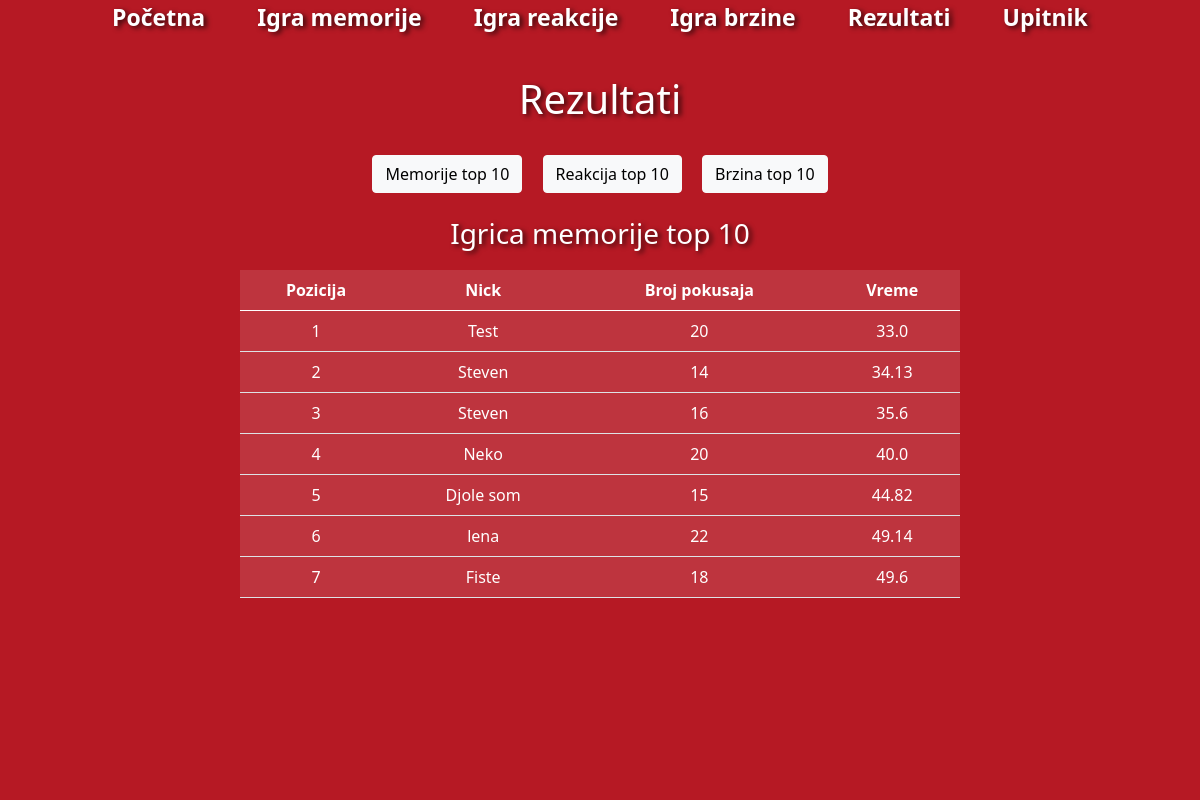
The page /rezultati/ on the database as committed earlier.
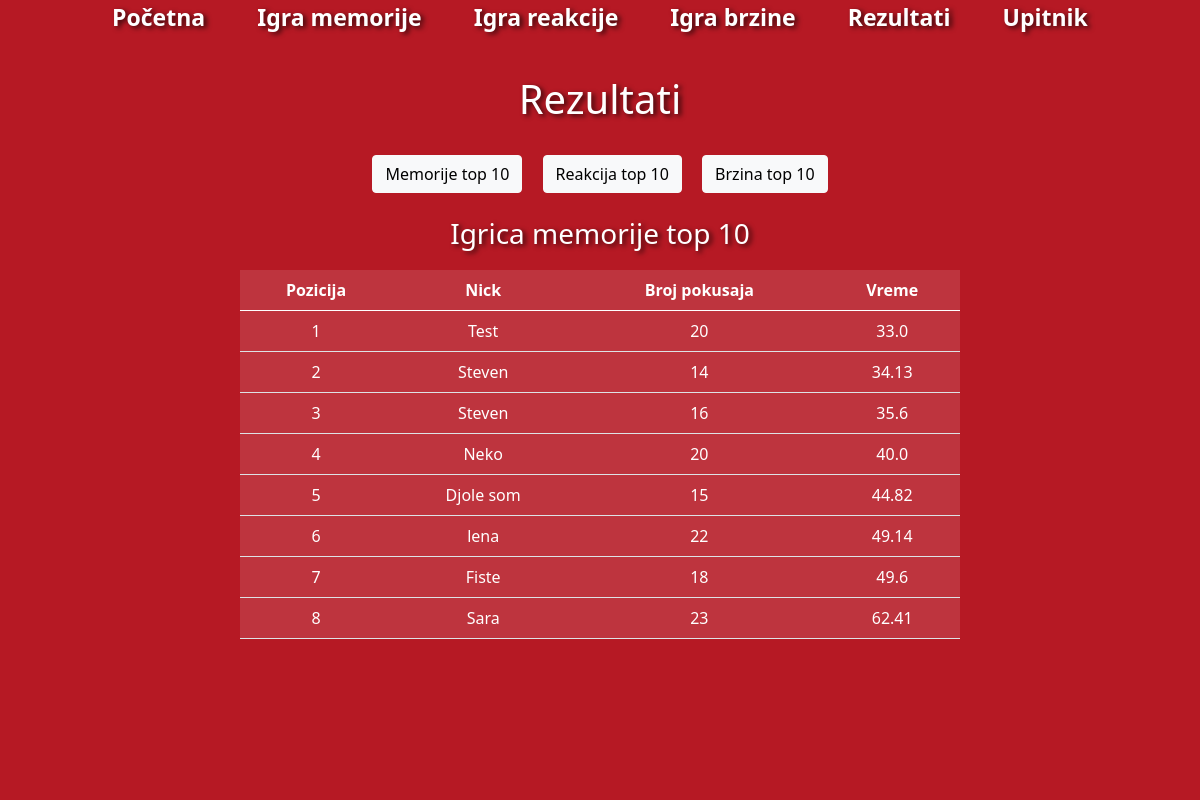
The same page on the database as committed later.
### igrice/models.py (models this page shows, shortened)
class IgricaMemorije(models.Model):
    nick = models.CharField(max_length=30)
    pokusaji = models.IntegerField()
    vreme = models.FloatField()
    class Meta():
        verbose_name_plural = 'Igrice memorije'

### igrice/views.py (the view)
# urls.py: path('rezultati/', views.rezultati, name='rezultati'),
def rezultati(request):
    memorije = IgricaMemorije.objects.order_by('vreme', 'pokusaji')[:10]
    reakcija = IgricaReakcije.objects.order_by('vreme')[:10]
    brzina = IgricaBrzine.objects.order_by('-klikovi')[:10]
    context = {'memorije': memorije, 'reakcija':reakcija, 'brzina':brzina}
    return render(request, 'igrice/rezultati.html', context)

### igrice/templates/igrice/rezultati.html (shortened to what this page needs)
{% extends "igrice/base.html" %}
{% load static %}
{% block body %}
<h1 class="mt-4 mb-4">Rezultati</h1>
<button type="button" class="btn btn-light m-2 mb-4" onclick="memorije()" id="btn_memorije">Memorije top 10</button>
<button type="button" class="btn btn-light m-2 mb-4" onclick="reakcija()" id="btn_reakcija">Reakcija top 10</button>
<button type="button" class="btn btn-light m-2 mb-4" onclick="brzina();" id="btn_brzina">Brzina top 10</button>
<h3 id="naslov" >Igrica memorije top 10</h3>
<div class="d-flex align-items-center">
  <table class="table text-white tabela" id="memorije">
    <thead>
      <tr>
        <th scope="col">Pozicija</th>
        <th scope="col">Nick</th>
        <th scope="col">Broj pokusaja</th>
        <th scope="col">Vreme</th>
      </tr>
    </thead>
    <tbody>
      {% for rezultat in memorije %}
      <tr>
        <td>{{ forloop.counter }}</td>
        <td>{{ rezultat.nick }}</td>
        <td>{{ rezultat.pokusaji }}</td>
        <td>{{ rezultat.vreme }}</td>
      </tr>
      {% endfor %}
    </tbody>
  </table>
  <br><br><br>
  <br><br><br>
  <br><br><br>
</div>
{% endblock body %}

### igrice/templates/igrice/base.html (shortened to what this page needs)
{% load static %}
<!DOCTYPE html>
<html lang="en">
<head>
    <link href="https://cdn.jsdelivr.net/npm/bootstrap@5.0.0-beta1/dist/css/bootstrap.min.css" rel="stylesheet">
    <link rel="stylesheet" href="{% static '/css/pocetna.css' %}">
</head>
<body>
    <div id="particles-js"></div>
    <div class="meni">
        <p><a href="{% url 'pocetna' %}">Početna</a></p>
        <p><a href="{% url 'memorije' %}">Igra memorije</a></p>
        <p><a href="{% url 'reakcija' %}">Igra reakcije</a></p>
        <p><a href="{% url 'brzina' %}">Igra brzine</a></p>
        <p><a href="{% url 'rezultati' %}">Rezultati</a></p>
        <p><a href="{% url 'upitnik' %}">Upitnik</a></p>
    </div>
    {% block body %}
    {% endblock body %}
</body>
</html>

### static/css/pocetna.css (style rules this page uses)
html { font-family: 'Roboto', sans-serif; }
body { text-shadow: 3px 2px 5px rgba(0, 0, 0, 0.726); margin: 0; text-align: center; color: white; }
.tabela { margin: 1% 20% 0 20%; background-color: rgba(255, 255, 255, 0.123); text-shadow: none; }
#particles-js { z-index: -1; position: fixed; top: 0; left: 0; width: 100vw; height: 100vh; background-color: #b61924; }
.meni { margin-left: 15%; margin-right: 15%; display: flex; align-content: center; justify-content: space-evenly; font-size: 29px; color: white; font-weight: bold; }
.meni a { color: white; text-decoration: none; }
@media only screen and (max-width: 1200px) { .meni { font-size: 23px; margin-left: 5%; margin-right: 5%; } }

Rows that differ between the two databases and show on the page:
added IgricaMemorije: nick "Sara", pokusaji "23", vreme "62.41"
